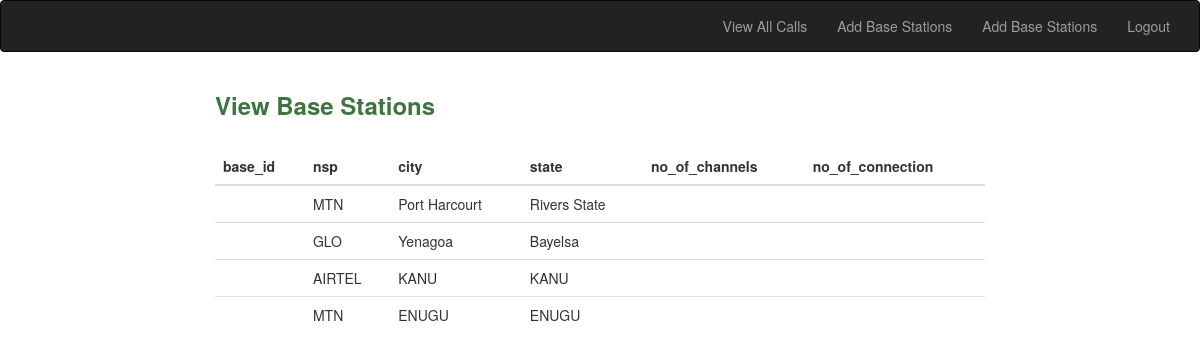
/view-base.php, run on the app's committed database.
### tables this page shows
CREATE TABLE `base_station` (
  `base_station_id` int(100) NOT NULL,
  `nsp` varchar(100) NOT NULL,
  `city` varchar(100) NOT NULL,
  `state` varchar(100) NOT NULL,
  `num_channels` varchar(11) NOT NULL,
  `num_connect` varchar(11) NOT NULL
);

### view-base.php (the view, shortened to what this page needs)
<?php include 'core/init.php';  ?>
<!DOCTYPE html>
<html lang="en">
<head>
		<link rel="stylesheet" href="assets/css/font/css/font-awesome.css" />
		<link rel="stylesheet" href="assets/css/bootstrap.css"/>
		<link rel="stylesheet" href="assets/css/style-complete.css"/>
</head>
<body>
</body>
	<nav class="navbar navbar-inverse">
  		<div class="container">
		    <div class="navbar-header">
		      <a class="navbar-brand" href="#"></a>
		    </div>
		    <ul class="nav navbar-nav navbar-right">
		       <li><a href="admin-home.php">View All Calls</a></li>
		       <li><a href="add-base.php">Add Base Stations</a></li>
		        <li><a href="view-base.php">Add Base Stations</a></li>
		        <li><a href="logout.php">Logout</a></li>
		    </ul>
	  </div>
	</nav>
			<div class="col-md-8 col-md-offset-2">
					<div style="margin-bottom:30px;"> <h3 class="text-success" style="font-weight: bold;">View Base Stations</h3></div>
					<table class="table table-primary">
						<thead>
							<th>base_id</th>
							<th>nsp</th>
							<th>city</th>
							<th>state</th>
							<th>no_of_channels</th>
							<th>no_of_connection</th>
						</thead>
						<tbody>
							<?php
							$stm = $pdo->prepare("SELECT * FROM base_station");
							$stm->execute();
							if ($stm->rowCount() > 0) {
								while($rows = $stm->fetchObject()){
									echo "<tr>";
									echo "<td>$rows->base_id</td>";
									echo "<td>$rows->nsp</td>";
									echo "<td>$rows->city</td>";
									echo "<td>$rows->state</td>";
									echo "<td>$rows->no_of_channels</td>";
									echo "<td>$rows->no_of_connection</td>";
									echo "</tr>";
								}
							}
							 ?>
						</tbody>
					</table>
				</div>
</body>
</html>

### assets/css/style-complete.css (style rules this page uses)
* { margin: 0; padding: 0; }

### data on the page
base_station: nsp "MTN", city "Port Harcourt", state "Rivers State"
base_station: nsp "GLO", city "Yenagoa", state "Bayelsa"
base_station: nsp "AIRTEL", city "KANU", state "KANU"
base_station: nsp "MTN", city "ENUGU", state "ENUGU"
